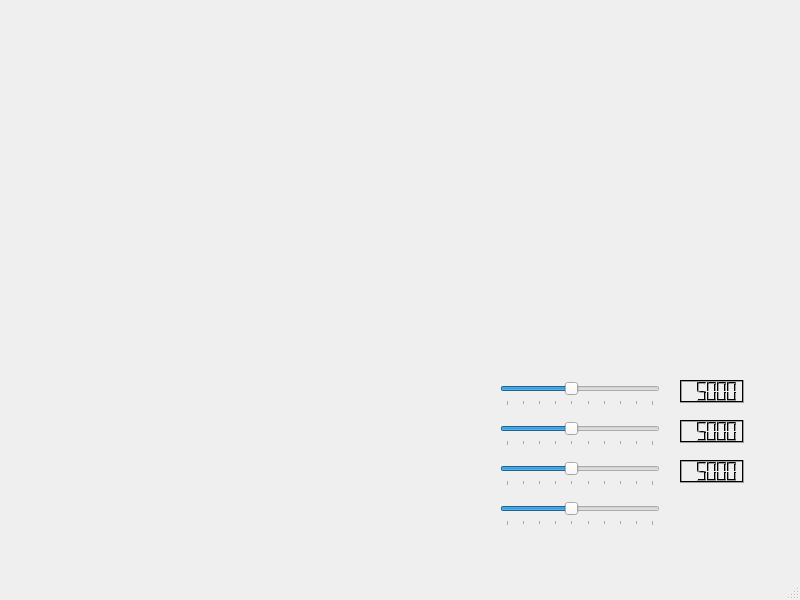
<?xml version="1.0" encoding="UTF-8"?>
<ui version="4.0">
 <class>MainWindow</class>
 <widget class="QMainWindow" name="MainWindow">
  <property name="geometry">
   <rect>
    <x>0</x>
    <y>0</y>
    <width>800</width>
    <height>600</height>
   </rect>
  </property>
  <property name="windowTitle">
   <string>MainWindow</string>
  </property>
  <widget class="QWidget" name="centralwidget">
   <widget class="QSlider" name="slider">
    <property name="geometry">
     <rect>
      <x>500</x>
      <y>380</y>
      <width>160</width>
      <height>26</height>
     </rect>
    </property>
    <property name="minimum">
     <number>1000</number>
    </property>
    <property name="maximum">
     <number>10000</number>
    </property>
    <property name="singleStep">
     <number>1000</number>
    </property>
    <property name="pageStep">
     <number>1000</number>
    </property>
    <property name="value">
     <number>5000</number>
    </property>
    <property name="tracking">
     <bool>false</bool>
    </property>
    <property name="orientation">
     <enum>Qt::Horizontal</enum>
    </property>
    <property name="invertedAppearance">
     <bool>false</bool>
    </property>
    <property name="tickPosition">
     <enum>QSlider::TicksBelow</enum>
    </property>
    <property name="tickInterval">
     <number>1000</number>
    </property>
   </widget>
   <widget class="QLCDNumber" name="lcdNumber">
    <property name="geometry">
     <rect>
      <x>680</x>
      <y>380</y>
      <width>64</width>
      <height>23</height>
     </rect>
    </property>
    <property name="palette">
     <palette>
      <active>
       <colorrole role="Light">
        <brush brushstyle="SolidPattern">
         <color alpha="255">
          <red>0</red>
          <green>0</green>
          <blue>0</blue>
         </color>
        </brush>
       </colorrole>
      </active>
      <inactive>
       <colorrole role="Light">
        <brush brushstyle="SolidPattern">
         <color alpha="255">
          <red>0</red>
          <green>0</green>
          <blue>0</blue>
         </color>
        </brush>
       </colorrole>
      </inactive>
      <disabled>
       <colorrole role="Light">
        <brush brushstyle="SolidPattern">
         <color alpha="255">
          <red>0</red>
          <green>0</green>
          <blue>0</blue>
         </color>
        </brush>
       </colorrole>
      </disabled>
     </palette>
    </property>
    <property name="value" stdset="0">
     <double>5000.000000000000000</double>
    </property>
   </widget>
   <widget class="QLCDNumber" name="lcdNumber_2">
    <property name="geometry">
     <rect>
      <x>680</x>
      <y>420</y>
      <width>64</width>
      <height>23</height>
     </rect>
    </property>
    <property name="palette">
     <palette>
      <active>
       <colorrole role="Light">
        <brush brushstyle="SolidPattern">
         <color alpha="255">
          <red>0</red>
          <green>0</green>
          <blue>0</blue>
         </color>
        </brush>
       </colorrole>
      </active>
      <inactive>
       <colorrole role="Light">
        <brush brushstyle="SolidPattern">
         <color alpha="255">
          <red>0</red>
          <green>0</green>
          <blue>0</blue>
         </color>
        </brush>
       </colorrole>
      </inactive>
      <disabled>
       <colorrole role="Light">
        <brush brushstyle="SolidPattern">
         <color alpha="255">
          <red>0</red>
          <green>0</green>
          <blue>0</blue>
         </color>
        </brush>
       </colorrole>
      </disabled>
     </palette>
    </property>
    <property name="value" stdset="0">
     <double>5000.000000000000000</double>
    </property>
   </widget>
   <widget class="QLCDNumber" name="lcdNumber_3">
    <property name="geometry">
     <rect>
      <x>680</x>
      <y>460</y>
      <width>64</width>
      <height>23</height>
     </rect>
    </property>
    <property name="palette">
     <palette>
      <active>
       <colorrole role="Light">
        <brush brushstyle="SolidPattern">
         <color alpha="255">
          <red>0</red>
          <green>0</green>
          <blue>0</blue>
         </color>
        </brush>
       </colorrole>
      </active>
      <inactive>
       <colorrole role="Light">
        <brush brushstyle="SolidPattern">
         <color alpha="255">
          <red>0</red>
          <green>0</green>
          <blue>0</blue>
         </color>
        </brush>
       </colorrole>
      </inactive>
      <disabled>
       <colorrole role="Light">
        <brush brushstyle="SolidPattern">
         <color alpha="255">
          <red>0</red>
          <green>0</green>
          <blue>0</blue>
         </color>
        </brush>
       </colorrole>
      </disabled>
     </palette>
    </property>
    <property name="value" stdset="0">
     <double>5000.000000000000000</double>
    </property>
   </widget>
   <widget class="QSlider" name="slider_2">
    <property name="geometry">
     <rect>
      <x>500</x>
      <y>420</y>
      <width>160</width>
      <height>26</height>
     </rect>
    </property>
    <property name="minimum">
     <number>1000</number>
    </property>
    <property name="maximum">
     <number>10000</number>
    </property>
    <property name="singleStep">
     <number>1000</number>
    </property>
    <property name="pageStep">
     <number>1000</number>
    </property>
    <property name="value">
     <number>5000</number>
    </property>
    <property name="tracking">
     <bool>false</bool>
    </property>
    <property name="orientation">
     <enum>Qt::Horizontal</enum>
    </property>
    <property name="invertedAppearance">
     <bool>false</bool>
    </property>
    <property name="tickPosition">
     <enum>QSlider::TicksBelow</enum>
    </property>
    <property name="tickInterval">
     <number>1000</number>
    </property>
   </widget>
   <widget class="QSlider" name="slider_3">
    <property name="geometry">
     <rect>
      <x>500</x>
      <y>460</y>
      <width>160</width>
      <height>26</height>
     </rect>
    </property>
    <property name="minimum">
     <number>1000</number>
    </property>
    <property name="maximum">
     <number>10000</number>
    </property>
    <property name="singleStep">
     <number>1000</number>
    </property>
    <property name="pageStep">
     <number>1000</number>
    </property>
    <property name="value">
     <number>5000</number>
    </property>
    <property name="tracking">
     <bool>false</bool>
    </property>
    <property name="orientation">
     <enum>Qt::Horizontal</enum>
    </property>
    <property name="invertedAppearance">
     <bool>false</bool>
    </property>
    <property name="tickPosition">
     <enum>QSlider::TicksBelow</enum>
    </property>
    <property name="tickInterval">
     <number>1000</number>
    </property>
   </widget>
   <widget class="QSlider" name="slider_4">
    <property name="geometry">
     <rect>
      <x>500</x>
      <y>500</y>
      <width>160</width>
      <height>26</height>
     </rect>
    </property>
    <property name="minimum">
     <number>1000</number>
    </property>
    <property name="maximum">
     <number>10000</number>
    </property>
    <property name="singleStep">
     <number>1000</number>
    </property>
    <property name="pageStep">
     <number>1000</number>
    </property>
    <property name="value">
     <number>5000</number>
    </property>
    <property name="tracking">
     <bool>false</bool>
    </property>
    <property name="orientation">
     <enum>Qt::Horizontal</enum>
    </property>
    <property name="invertedAppearance">
     <bool>false</bool>
    </property>
    <property name="tickPosition">
     <enum>QSlider::TicksBelow</enum>
    </property>
    <property name="tickInterval">
     <number>1000</number>
    </property>
   </widget>
  </widget>
  <widget class="QMenuBar" name="menubar">
   <property name="geometry">
    <rect>
     <x>0</x>
     <y>0</y>
     <width>800</width>
     <height>29</height>
    </rect>
   </property>
  </widget>
  <widget class="QStatusBar" name="statusbar"/>
 </widget>
 <resources/>
 <connections>
  <connection>
   <sender>slider</sender>
   <signal>valueChanged(int)</signal>
   <receiver>lcdNumber</receiver>
   <slot>display(int)</slot>
   <hints>
    <hint type="sourcelabel">
     <x>381</x>
     <y>321</y>
    </hint>
    <hint type="destinationlabel">
     <x>491</x>
     <y>327</y>
    </hint>
   </hints>
  </connection>
  <connection>
   <sender>slider_2</sender>
   <signal>valueChanged(int)</signal>
   <receiver>lcdNumber_2</receiver>
   <slot>display(int)</slot>
   <hints>
    <hint type="sourcelabel">
     <x>390</x>
     <y>369</y>
    </hint>
    <hint type="destinationlabel">
     <x>495</x>
     <y>385</y>
    </hint>
   </hints>
  </connection>
  <connection>
   <sender>slider_3</sender>
   <signal>valueChanged(int)</signal>
   <receiver>lcdNumber_3</receiver>
   <slot>display(int)</slot>
   <hints>
    <hint type="sourcelabel">
     <x>373</x>
     <y>412</y>
    </hint>
    <hint type="destinationlabel">
     <x>480</x>
     <y>416</y>
    </hint>
   </hints>
  </connection>
 </connections>
</ui>
